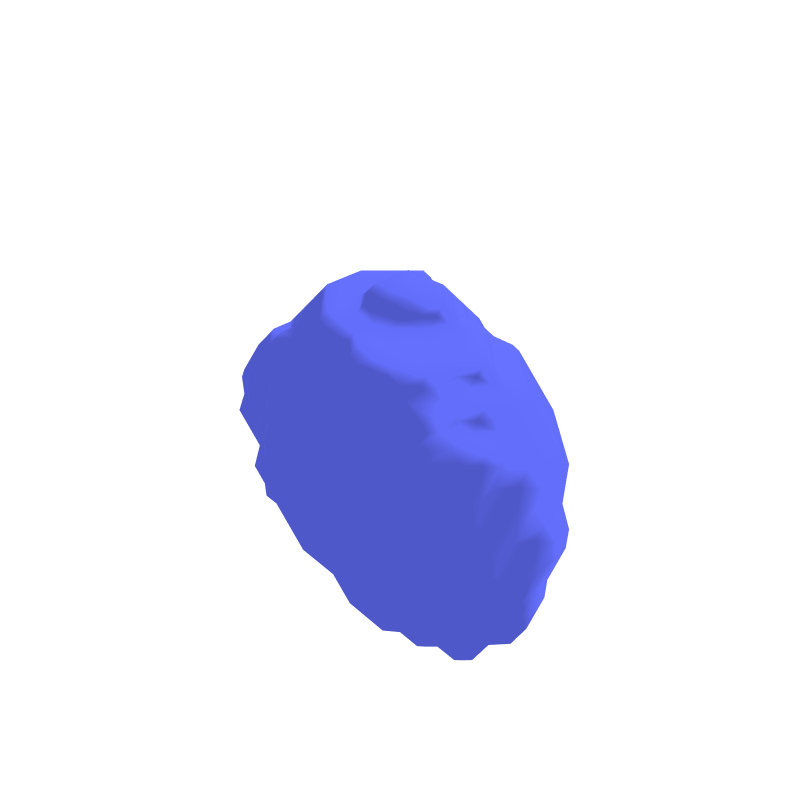

Notebook code cell kept with this figure:
### Code cell
# plot
plot.plot_tet_mesh(tetmesh)

### Figure 1 — Plotly figure (JSON) as saved in the notebook; plotly's stock layout.template omitted (floating-point values rounded to 4 significant figures; data arrays with more than 128 entries replaced by an {"elided": "..."} marker saying what was removed)
{"data": [{"flatshading": false, "i": {"elided": "2104 int values"}, "j": {"elided": "2104 int values"}, "k": {"elided": "2104 int values"}, "showscale": false, "type": "mesh3d", "x": {"elided": "1577 float values"}, "y": {"elided": "1577 float values"}, "z": {"elided": "1577 float values"}}], "layout": {"height": 800, "scene": {"xaxis": {"showbackground": false, "showgrid": false, "showline": false, "showticklabels": false, "title": {"text": ""}, "zeroline": false}, "yaxis": {"showbackground": false, "showgrid": false, "showline": false, "showticklabels": false, "title": {"text": ""}, "zeroline": false}, "zaxis": {"showbackground": false, "showgrid": false, "showline": false, "showticklabels": false, "title": {"text": ""}, "zeroline": false}}, "width": 800}}
